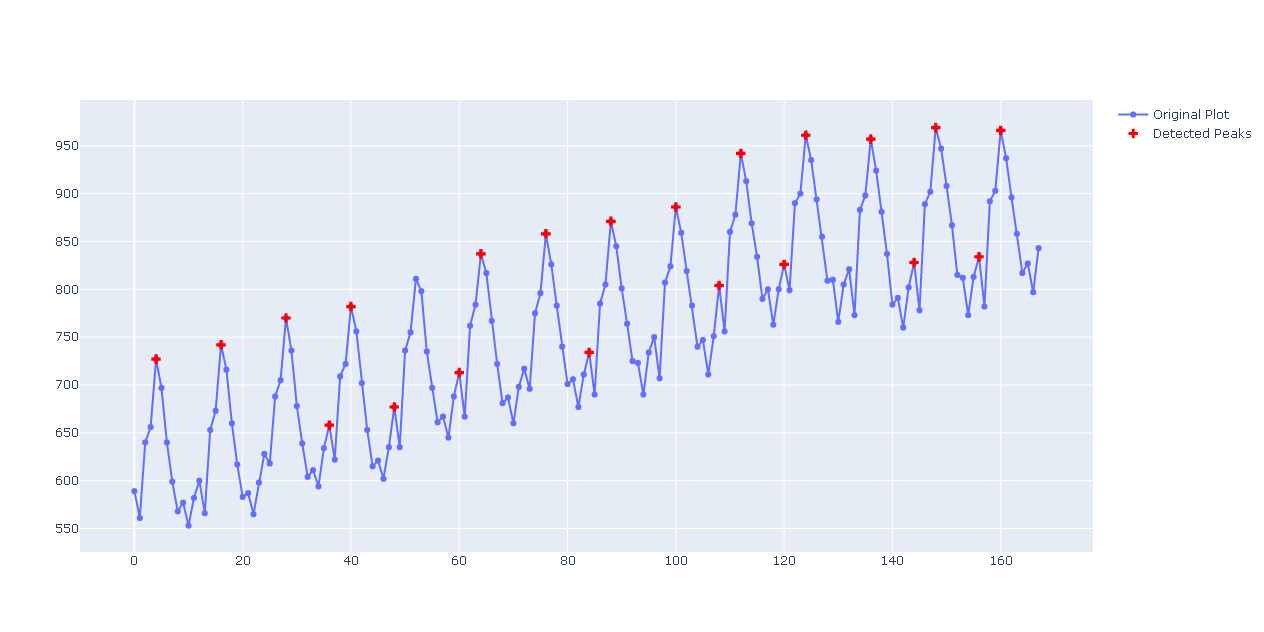

The Python source for this figure:
import plotly.graph_objects as go # Biblioteca usada para criar gráficos
import pandas as pd # Biblioteca usada para criar dataframe
import numpy as np # Biblioteca usada para trabalhos com números
from scipy.signal import find_peaks # Biblioteca usada para identificar picos 

# Variáveis para 'puxar' os dados
milk_data = pd.read_csv('https://raw.githubusercontent.com/plotly/datasets/master/monthly-milk-production-pounds.csv')
time_series = milk_data['Monthly milk production (pounds per cow)']

indices = find_peaks(time_series, threshold=20)[0]

# Cria o gráfico de dispersão
fig = go.Figure()
fig.add_trace(go.Scatter(
    y=time_series,
    mode='lines+markers',
    name='Original Plot'
))

# Adiciona a dispersão (scatter)
fig.add_trace(go.Scatter(
    x=indices,
    y=[time_series[j] for j in indices],
    mode='markers',
    marker=dict(
        size=8,
        color='red',
        symbol='cross'
    ),
    name='Detected Peaks'
))

fig.show() # Plota o gráfico

# plotly.express pode criar toda a fígura de uma só vez. Ele usa a graph_objects internamente
